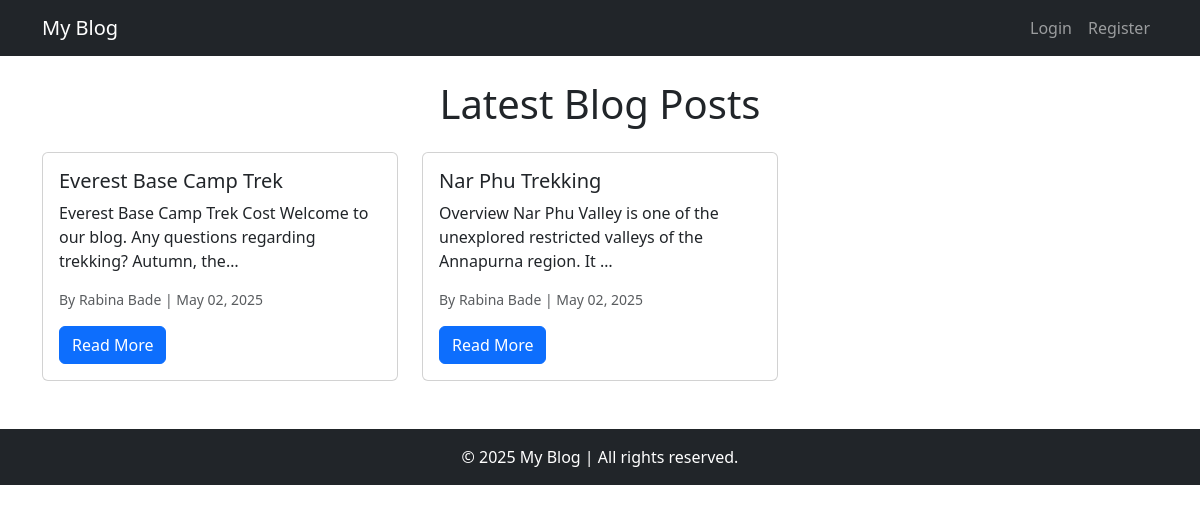
The page / on the database its author committed.
### blog/models.py (models this page shows, shortened)
class BlogPost(models.Model):
    title = models.CharField(max_length=200)
    description = models.TextField()
    publish_date = models.DateTimeField(auto_now_add=True)
    author = models.ForeignKey(User, on_delete=models.CASCADE)
    category = models.ForeignKey(Category, on_delete=models.SET_NULL, null=True)
    image = models.ImageField(upload_to='blog_images/', blank=True, null=True)
    is_published = models.BooleanField(default=True)

class User(AbstractUser):
    full_name = models.CharField(max_length=255)
    email = models.EmailField(unique=True)
    USERNAME_FIELD = 'email'
    REQUIRED_FIELDS = ['username']

### blog/views.py (the view)
# urls.py: path('', views.home, name='home'),
def home(request):
    posts = BlogPost.objects.all().order_by('-publish_date')
    return render(request, 'blog/home.html', {'posts': posts})

### blog/templates/blog/home.html (shortened to what this page needs)
{% extends 'blog/base.html' %}
{% block content %}
<h1 class="text-center mb-4">Latest Blog Posts</h1>
<div class="row row-cols-1 row-cols-md-2 row-cols-lg-3 g-4">
  {% for post in posts %}
  <div class="col">
    <div class="card h-100">
      <div class="card-body">
        <h5 class="card-title">{{ post.title }}</h5>
        <p class="card-text">{{ post.description|truncatechars:100 }}</p>
        <p class="text-muted small">
          By {{ post.author.full_name }} | {{ post.publish_date|date:"M d, Y" }}
        </p>
        <a href="{% url 'post_detail' post.pk %}" class="btn btn-primary">Read More</a>
      </div>
    </div>
  </div>
  {% endfor %}
</div>
{% endblock %}

### blog/templates/blog/base.html (shortened to what this page needs)
<!DOCTYPE html>
<html lang="en">
<head>
    <link href="https://cdn.jsdelivr.net/npm/bootstrap@5.3.0/dist/css/bootstrap.min.css" rel="stylesheet">
</head>
<body>
<nav class="navbar navbar-expand-lg navbar-dark bg-dark">
  <div class="container">
    <a class="navbar-brand" href="{% url 'home' %}">My Blog</a>
    <div class="collapse navbar-collapse" id="navbarNav">
      <ul class="navbar-nav ms-auto">
        {% if user.is_authenticated %}
          <li class="nav-item"><a class="nav-link" href="{% url 'dashboard' %}">Dashboard</a></li>
          <li class="nav-item"><a class="nav-link" href="{% url 'logout' %}">Logout</a></li>
        {% else %}
          <li class="nav-item"><a class="nav-link" href="{% url 'login' %}">Login</a></li>
          <li class="nav-item"><a class="nav-link" href="{% url 'signup' %}">Register</a></li>
        {% endif %}
      </ul>
    </div>
  </div>
</nav>
<div class="container mt-4">
    {% block content %}{% endblock %}
</div>
<footer class="bg-dark text-white text-center py-3 mt-5">
    &copy; 2025 My Blog | All rights reserved.
</footer>
</body>
</html>

### rows shown on the page
BlogPost: title "Everest Base Camp Trek", description "Everest Base Camp Trek Cost Welcome to our blog. Any questions regarding trekking? Autumn, the…", author.full_name "Rabina Bade", publish_date "May 02, 2025"
BlogPost: title "Nar Phu Trekking", description "Overview Nar Phu Valley is one of the unexplored restricted valleys of the Annapurna region. It …", author.full_name "Rabina Bade", publish_date "May 02, 2025"
